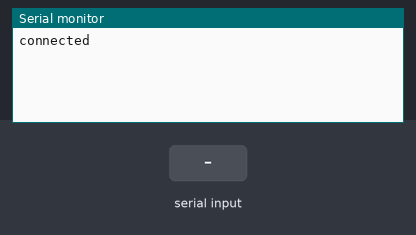
The sketch below on a simulated Arduino Mega 2560, built with avr-gcc and run on an emulated ATmega2560. On the bench: the last lines printed to the serial monitor. The inputs (shaded band) are chosen by the test bench.

Above: at 1.2 s.
1.3 s: "1" received over the second serial link
At 2.1 s:
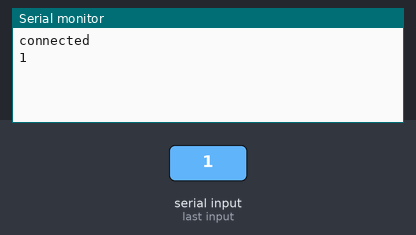
2.8 s: "0" received over the second serial link
At 3.3 s:
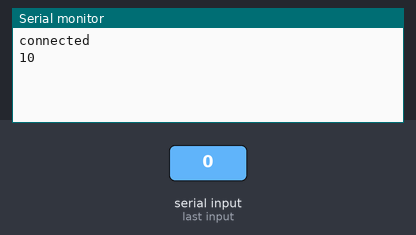

Measured:
- after the input at 1.3 s, the serial monitor: prints a new line at once (image 1)
- after the input at 2.8 s, the serial monitor: prints a new line at once (image 2)

The sketch:

serial_port_bridge.ino
```cpp
void setup() {
  Serial.begin(9600);
  Serial1.begin(9600);
  while(!Serial);
  Serial.println("connected");
}

void loop() {
  if(Serial.available()) Serial1.write(Serial.read());
  if(Serial1.available()) Serial.write(Serial1.read());
}
```
